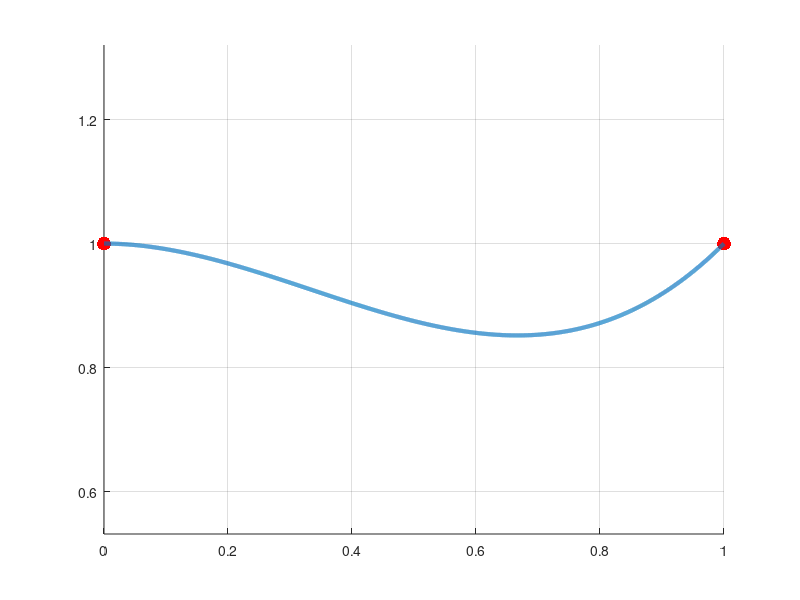

This chart was generated by the following MATLAB code:
function task_1_2_hermite_interpolation_solution()
    f_0 = 1;
    f_1 = 1;
    f_0_deriv = 0;
    f_1_deriv = 1;
    x = 0:0.0001:1;
    figure;
    hold on;
    axis equal;
    grid on;
    scatter(0, f_0, 100,'r','filled');
    scatter(1, f_1, 100,'r','filled');
    
    % Hermite matrix H
    H = [2 -3 0 1; -2 3 0 0; 1 -2 1 0; 1 -1 0 0]';
    
    % h
    h = [f_0; f_1; f_0_deriv; f_1_deriv];
    
    sol = H*h;
    y = sol(1) * x.^3 + sol(2) * x.^2 + sol(3) * x + sol(4)*1 ;
    x = 0:0.0001:1;
    
    plot(x,y,'LineWidth',3);
    hold off;
end
